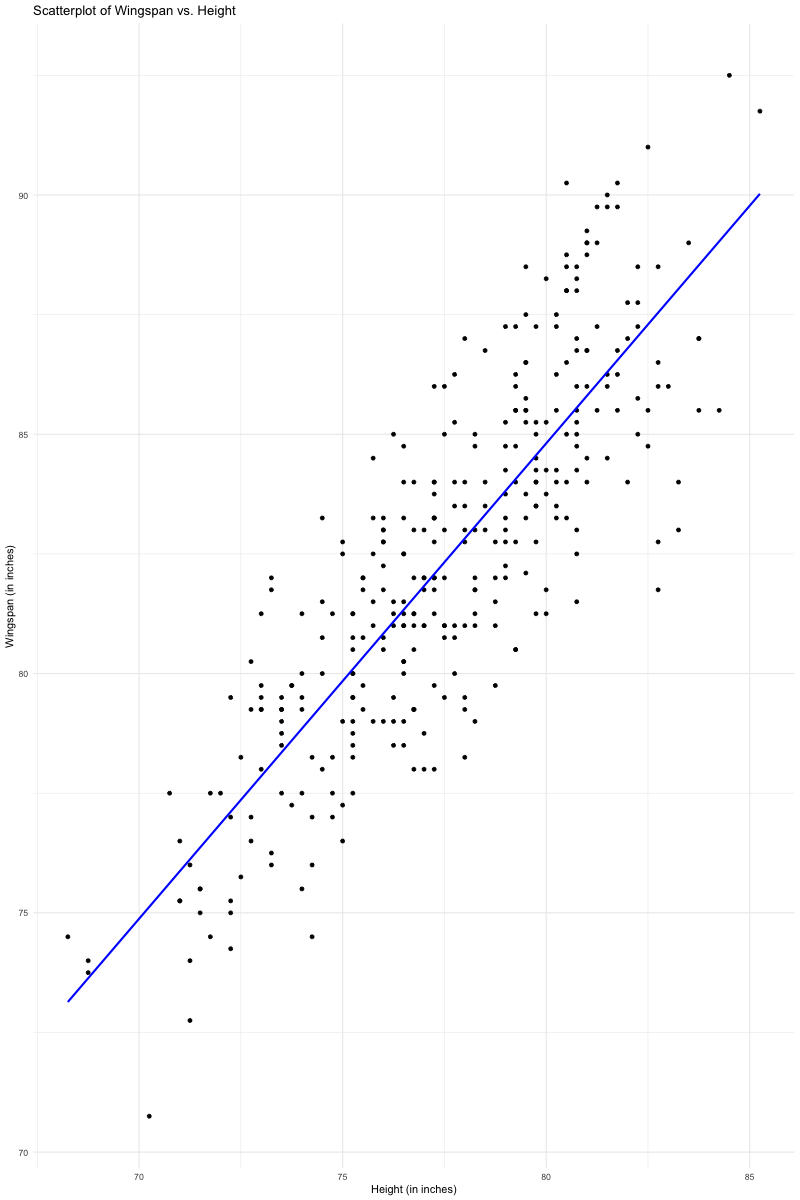

Recreate this plot in R.
# Fit a least squares regression model
reg_model_wingspan <- lm(wingspan ~ height_no_shoes, data = nbadata)

# Get the regression coefficients
intercept_wingspan <- coef(reg_model_wingspan)[1]
slope_wingspan <- coef(reg_model_wingspan)[2]

# Print the regression equation
cat("Regression Equation: Wingspan =", round(intercept_wingspan, 2), "+", round(slope_wingspan, 2), "x Height\n")

# Create a scatterplot with the regression line
plot_reg_wingspan <- ggplot(nbadata, aes(x = height_no_shoes, y = wingspan)) +
  geom_point() +
  geom_smooth(method = "lm", se = FALSE, color = "blue") +
  labs(
    title = "Scatterplot of Wingspan vs. Height",
    x = "Height (in inches)",
    y = "Wingspan (in inches)"
  ) +
  theme_minimal()

# Create residual plots
residuals_wingspan <- resid(reg_model_wingspan)
plot_residuals_wingspan <- ggplot(data.frame(Residuals = residuals_wingspan), aes(x = Residuals)) +
  geom_histogram(fill = "lightblue", color = "black") +
  labs(
    title = "Residual Plot for Wingspan",
    x = "Residuals",
    y = "Frequency"
  ) +
  theme_minimal()

# Show the plots
print(plot_reg_wingspan)
# print(plot_residuals_wingspan)

# Fit a least squares regression model
reg_model_wingspan <- lm(wingspan ~ height_no_shoes, data = nbadata)

# Get the summary statistics
summary_reg_wingspan <- summary(reg_model_wingspan)

# Extract R-squared value and p-value for the slope
r_squared_wingspan <- summary_reg_wingspan$r.squared
p_value_wingspan <- summary_reg_wingspan$coefficients[2, 4]

# Print the R-squared value and p-value
cat("R-squared for Wingspan vs. Height:", round(r_squared_wingspan, 4), "\n")
cat("P-value for the slope (Wingspan vs. Height):", format.pval(p_value_wingspan), "\n")
